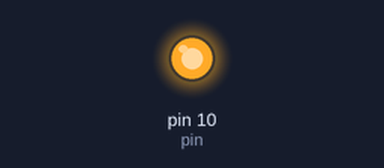
The sketch below on a simulated Arduino Uno, built with avr-gcc and run on an emulated ATmega328P. Parts: output pins drawn as LEDs (lit = HIGH).

Above: at 0.2 s.
At 8.8 s:
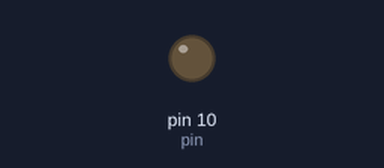
Timing chart, 0 to 12.2 s (numbered marks = the images above):
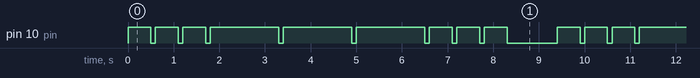

Measured:
- by itself, pin 10 (pin): repeats every 9.4 s: 2 × (LOW 0.10 s, HIGH 0.50 s), 3 × (LOW 0.10 s, HIGH 1.5 s), 3 × (LOW 0.10 s, HIGH 0.50 s), LOW 1.1 s, HIGH 0.50 s
- by itself, everything shown: repeats every 9.4 s, in 18 steps

The sketch:

Ejercicio_se_al_SOS.ino
```cpp
int pin = 10;


void setup() {
  pinMode(pin, OUTPUT);

}

void loop() {

  for(int i = 0; i<=2; i++)
  {
    digitalWrite(pin,HIGH);
    delay(500);
    digitalWrite(pin,LOW);
    delay(100);
    }
  for(int i = 0; i<3; i++)
  {
    digitalWrite(pin,HIGH);
    delay(1500);
    digitalWrite(pin,LOW);
    delay(100);
    }
  for(int i = 0; i<=2; i++)
  {
    digitalWrite(pin,HIGH);
    delay(500);
    digitalWrite(pin,LOW);
    delay(100);
    }
delay(1000);


}
```
